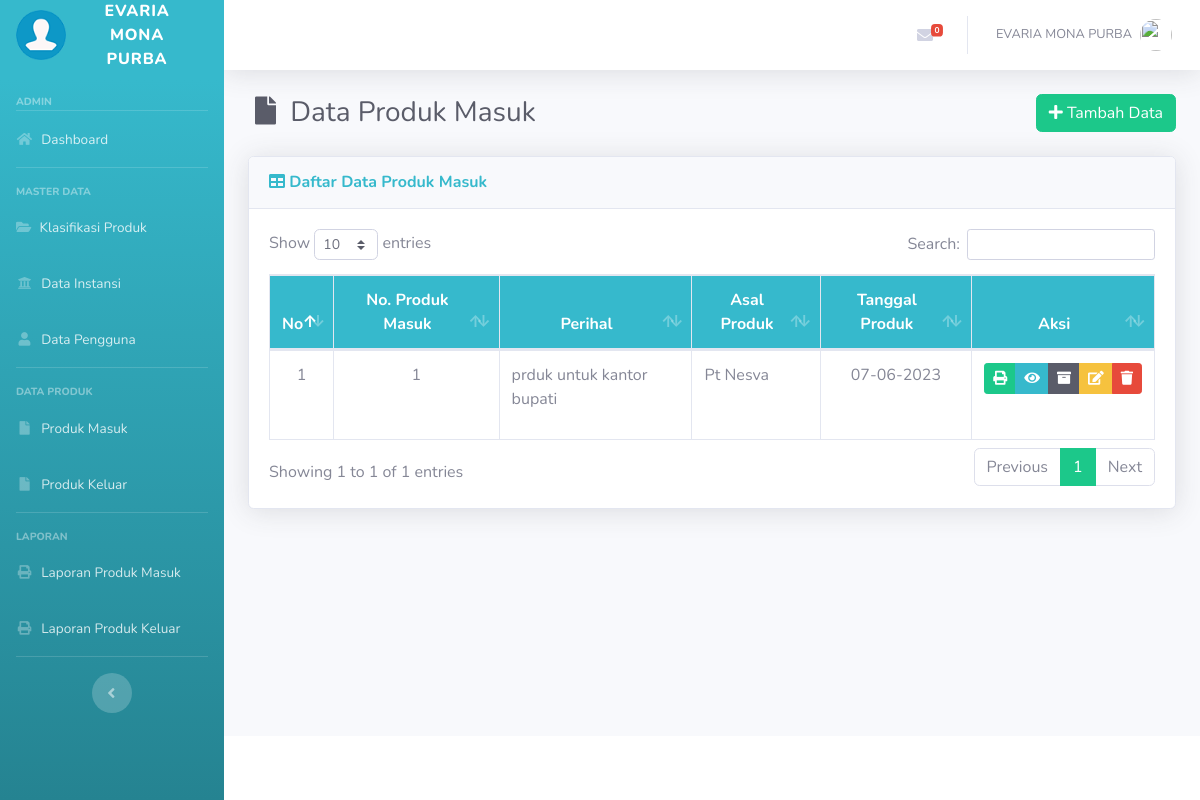
Screenshot of /suratmasuk.php (signed in) with the database file from the repository.
### tables this page shows
CREATE TABLE `tb_produkmasuk` (
  `id_suratmasuk` int(11) NOT NULL,
  `no_suratmasuk` varchar(50) NOT NULL,
  `no_agenda` varchar(50) NOT NULL,
  `asal_surat` varchar(250) NOT NULL,
  `kode_klasifikasi` varchar(50) NOT NULL,
  `isi_surat` text NOT NULL,
  `tgl_surat` date NOT NULL,
  `tgl_diterima` date NOT NULL,
  `file_suratmasuk` varchar(250) NOT NULL,
  `ket_suratmasuk` varchar(250) NOT NULL
);

### suratmasuk.php (the view, shortened to what this page needs)
<?php
    if(!isset($_SESSION['user'])) {
        echo "<script language='javascript'>alert('Anda harus login terlebih dahulu!!!'); document.location.href='login.php';</script>";
    } else {
    include 'template/header.php';
	include 'template/sidebar.php';
?>
<div class="d-sm-flex align-items-center justify-content-between mb-4">
    <h1 class="h3 mb-0 text-gray-800"><i class="fas fa-fw fa-file"></i> Data Produk Masuk</h1>
	<a href="#" data-toggle="modal" data-target="#tambahsm" class="btn btn-success"> <i class="fa fa-plus"></i> Tambah Data </a>
</div>
<div class="card shadow mb-4">
	<div class="card-header py-3">
        <h6 class="m-0 font-weight-bold text-info"><i class="fa fa-table"></i> Daftar Data Produk Masuk</h6>
    </div>
    <div class="card-body">
        <div class="table-responsive">
            <table class="table table-bordered" id="dataTable" width="100%" cellspacing="0">
                <thead class="bg-info text-white">
                    <tr align="center">
                        <th width="5%">No</th>
						<th>No. Produk Masuk</th>
						<th>Perihal</th>
						<th>Asal Produk</th>
						<th>Tanggal Produk</th>
						<th>Aksi</th>
					</tr>
				</thead>
				<tbody>
					<?php
						$sql = mysqli_query($conn, "SELECT * FROM tb_produkmasuk");
						$no = 1;
						while($row=mysqli_fetch_assoc($sql)){
					?>
					<tr>
						<td class="text-center"><?= $no++ ?></td>
						<td class="text-center"><?= $row['no_suratmasuk'] ?></td>
						<td><?= $row['isi_surat'] ?></td>
						<td><?= $row['asal_surat'] ?></td>
						<td class="text-center"><?php
							$newDate = date("d-m-Y", strtotime($row['tgl_surat']));
							echo $newDate;
							?>
						</td>
						<td class="text-center">
							<div class="btn-group" role="group">
                                <a title="Print" href="cetaksm.php?id=<?= $row['id_suratmasuk'] ?>" class="btn btn-success btn-sm" target="_blank"><i class="fa fa-print"></i></a>
								<a title="Detail" href="detail_sm.php?id=<?= $row['id_suratmasuk'] ?>" class="btn btn-info btn-sm"><i class="fa fa-eye"></i></a>
								<a title="Disposisi" href="disposisi.php?id=<?= $row['id_suratmasuk'] ?>" class="btn btn-dark btn-sm"><i class="fa fa-archive"></i></a>
								<a title="Edit" href="" class="btn btn-warning btn-sm" data-toggle="modal" data-target="#edit<?php echo $row['id_suratmasuk']; ?>"><i class="fa fa-edit"></i></a>
                                <a title="Hapus" href="#" class="btn btn-danger btn-sm" data-toggle="modal" data-target="#hapus<?php echo $row['id_suratmasuk']; ?>"><i class="fa fa-trash"></i></a>
                            </div>
						</td>
					</tr>
				<?php } ?>
				</tbody>
			</table>
		</div>
	</div>
</div>
<?php }
    include 'template/footer.php';
?>

### rows the page displays
tb_produkmasuk: no_suratmasuk "1", isi_surat "prduk untuk kantor bupati", asal_surat "Pt Nesva", tgl_surat "07-06-2023"

### other values shown
$_SESSION['user'] "EVARIA MONA PURBA"
$_SESSION['level'] "ADMIN"
$ceksqli "0"
